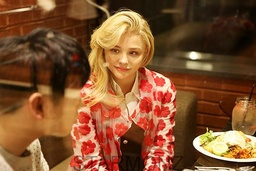
#> input picture opencv/blob/test.jpg, 256 x 171 px, shrunk from 610 x 407 before the run
$ python blob.py   (Python 2 division)
#> lines starting #> are read from the running program, lines starting #| are printed output that depends on the picture; after the words box and inside, x2 and y2 are one past the last pixel; in counts of white or black regions, pixels touching at a corner belong together
### opencv/blob/disjoint.py

class disJointItem():
	def __init__(self,label):
		self.parent = self
		self.rank = 0
		self.label = label

	def FindRoot(self):
		if self.parent != self :
			self.parent = self.parent.FindRoot()
		return self.parent
		'''
		if self.parent == self :
			return self
		else :
			return Find(self.parent)
		'''

	def Merge(self,y):
		xRoot = self.FindRoot()
		yRoot = y.FindRoot()

		if xRoot == yRoot :
			return

		if xRoot.rank < yRoot.rank :
			xRoot.parent = yRoot
		elif xRoot.rank > yRoot.rank :
			yRoot.parent = xRoot
		else :
			yRoot.parent = xRoot
			xRoot.rank = xRoot.rank + 1

class disjointForest():
  def __init__(self):
    self.items = {0:disJointItem(0)}

  def isDictItem(self, lbl):
    return lbl in self.items

  def AddItem(self, lbl):
    if self.isDictItem(lbl):
      return

    self.items[lbl] = disJointItem(lbl)

  def GetItem(self, lbl):
    if self.isDictItem(lbl):
      return self.items[lbl]

    return None

  def MergeByLabel(self, lbl1, lbl2):
    item1 = self.GetItem(lbl1)
    item2 = self.GetItem(lbl2)

    item1.Merge(item2)

### opencv/blob/blob.py
import site
site.addsitedir("/usr/local/lib/python2.7/site-packages")

import numpy as np
import cv2
import disjoint as dj
from matplotlib import pyplot as plt

def CheckInImage(col, row):
    if col < 0 or row < 0 :
        return False

    return True

def GetLeft(image, col, row):
    col = col - 1

    if not CheckInImage(col, row) :
        return 0
    else :
        return image[row,col]

def GetNorth(image, col, row):
    row = row - 1
    if not CheckInImage(col, row) :
        return 0
    else :
        return image[row, col]


img = cv2.imread('test.jpg', cv2.IMREAD_UNCHANGED  )
#> img is the input picture: shape (171, 256, 3); mean B, G, R 47, 81.3, 128.7

height, width, channel = img.shape
#> height = 171; width = 256; channel = 3

print width, height, channel
#| 256 171 3

gray_image = cv2.cvtColor(img, cv2.COLOR_BGR2GRAY)
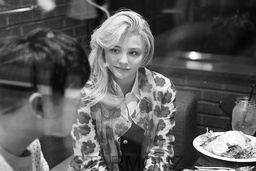
#> gray_image: shape (171, 256); min 2, max 255, mean 91.6

ret,thresh1 = cv2.threshold(gray_image,127,255,cv2.THRESH_BINARY)
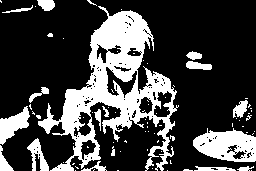
#> thresh1: shape (171, 256); 26.7% white; 83 white regions (66 under 20 px), largest, box (x1, y1, x2, y2) and area: (38, 6, 179, 171) 7794, (193, 128, 256, 162) 1448, (0, 106, 30, 145) 571

lbl_image = np.zeros((height,width,1), np.uint16)
Dp_image = np.zeros((height,width,1), np.uint8)

#plt.imshow(img)
#plt.xticks([]), plt.yticks([])  # to hide tick values on X and Y axis
#plt.show()

#thresh1[100,100]
forest = dj.disjointForest()
index = 0

print 'start first pass'
for iRow in range(height):
    for iCol in range(width):
        #print iRow, iCol, thresh1[iRow, iCol]
        cpxl = thresh1[iRow,iCol]
        wpxl = GetLeft(thresh1, iCol, iRow)
        npxl = GetNorth(thresh1, iCol, iRow)
        if cpxl > 128 :
            if wpxl > 128 and npxl > 128 :
                lbl_image[iRow,iCol] = lbl_image[iRow,iCol-1]
                forest.MergeByLabel(int(lbl_image[iRow-1,iCol]),
                                    int(lbl_image[iRow, iCol-1]))
                '''
                witem = forest.GetItem(int(lbl_image[iRow-1,iCol]))
                nitem = forest.GetItem(int(lbl_image[iRow, iCol-1]))
                witem.Merge(nitem)
                '''
            elif wpxl > 128 :
                lbl_image[iRow,iCol] = lbl_image[iRow,iCol-1]
            elif npxl > 128 :
                lbl_image[iRow,iCol] = lbl_image[iRow-1,iCol]
            else :
                lbl_image[iRow,iCol] = index
                forest.AddItem(index)
                index = index + 1
                #print index
        elif wpxl > 128 and npxl > 128 :
            #print wpxl, npxl
            forest.MergeByLabel(int(lbl_image[iRow-1,iCol]),
                                int(lbl_image[iRow, iCol-1]))
            '''
            witem = forest.GetItem(int(lbl_image[iRow-1,iCol]))
            nitem = forest.GetItem(int(lbl_image[iRow, iCol-1]))
            witem.Merge(nitem)
            '''
#> this loop made 171 passes
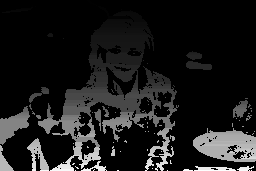
#> lbl_image: shape (171, 256, 1) uint16; min 0, max 430, mean 45.8; drawn with min black and max white

print 'index : ', index
#| index :  431

print 'start second pass '
maxRoot = 0
for iRow in range(height):
    for iCol in range(width):
        Dp_image[iRow,iCol] = forest.GetItem(int(lbl_image[iRow,iCol])).FindRoot().label
        if lbl_image[iRow,iCol] > maxRoot :
            maxRoot = lbl_image[iRow,iCol]
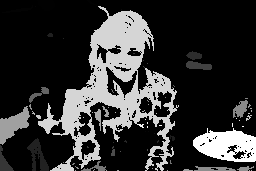
#> Dp_image: shape (171, 256, 1); min 0, max 255, mean 51.9

print 'MaxRoot : ', maxRoot
#| MaxRoot :  [430]

print 'end of pass'

'''
titles = ['Original Image','GRAY','label']
images = [img, gray_image, lbl_image]

for i in xrange(3):
    plt.subplot(2,3,i+1),plt.imshow(images[i],'gray')
    plt.title(titles[i])
    plt.xticks([]),plt.yticks([])

plt.show()
'''

cv2.imshow('image',Dp_image)
cv2.waitKey(0)
#> (the run stopped early here; a loop or call above may not have finished)
